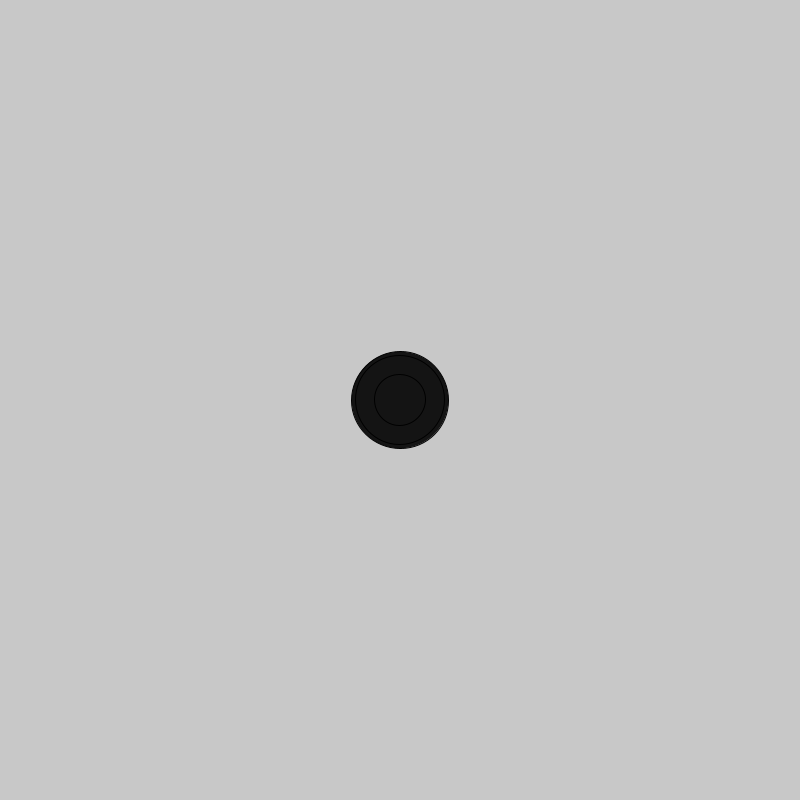
Frame 1 (no input)
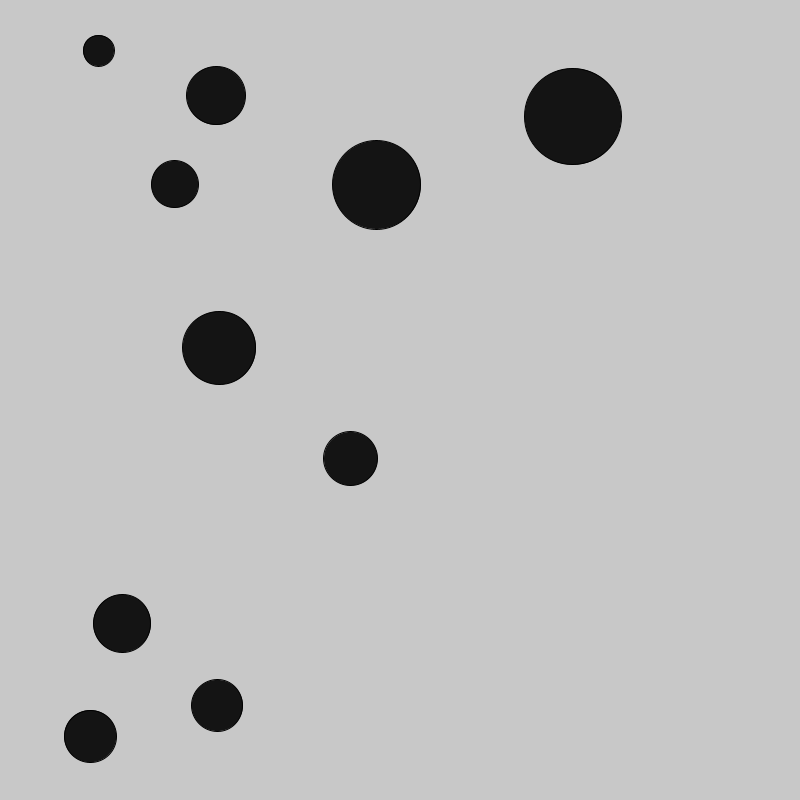
Frame 60 (the mouse pressed at the canvas centre just before this capture)
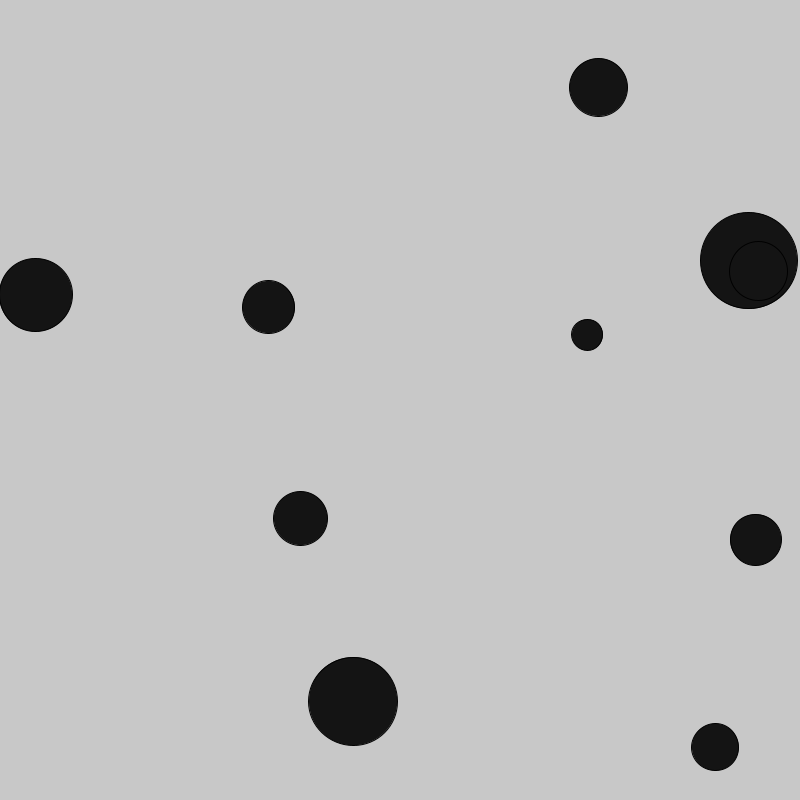
Frame 120 (the mouse held since frame 60 and released just before this capture)

The Processing sketch that drew these frames (run headless with seeded random() and noise(); from frame 60 on, the mouse is pressed at the canvas centre):

// Processing sketch: w06_00_ballArray
// ── w06_00_ballArray.pde

// Code 1 FA_18
// Bryan Ma

// bouncing ball array

// this sketch adapts the bouncing ball behavior to use arrays to create multiple balls. 
// there is an array for the x positions, y positions, x speed, and y speed.

// add an additional array to store different sizes of the balls. 
// make sure that the ellipse function call in draw() refers to these sizes so that each ball
//  displays its own size properly.


int num = 10;

float[] x = new float[num];
float[] y = new float[num];
float[] dx = new float[num];
float[] dy = new float[num];
float[] s = new float[num];

void setup() {
  size(800, 800);
  for (int i = 0; i < x.length; i++) {
    x[i] = width/2;
    y[i] = height/2;
    dx[i] = random(-10, 10);
    dy[i] = random(-10, 10);
    s[i]=random(30, 100);
  }
}

void draw() {
  background(200);


  for (int i = 0; i < x.length; i++) {

    fill(20);
    ellipse(x[i], y[i], s[i], s[i]);
    x[i] += dx[i];
    y[i] += dy[i];

    if (x[i] > width-s[i]/2 || x[i] < s[i]/2) {
      dx[i] = -dx[i];
    }
    if (y[i] > height-s[i]/2 || y[i] < s[i]/2) {
      dy[i] = -dy[i];
    }
  }
}
